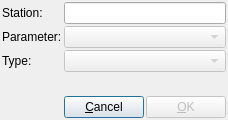
<?xml version="1.0" encoding="UTF-8"?>
<ui version="4.0">
 <class>TimeSeriesAdd</class>
 <widget class="QDialog" name="TimeSeriesAdd">
  <property name="geometry">
   <rect>
    <x>0</x>
    <y>0</y>
    <width>228</width>
    <height>120</height>
   </rect>
  </property>
  <property name="windowTitle">
   <string>Add Line</string>
  </property>
  <layout class="QVBoxLayout" name="verticalLayout">
   <property name="spacing">
    <number>2</number>
   </property>
   <property name="margin">
    <number>2</number>
   </property>
   <item>
    <layout class="QFormLayout" name="formLayout">
     <property name="fieldGrowthPolicy">
      <enum>QFormLayout::AllNonFixedFieldsGrow</enum>
     </property>
     <property name="horizontalSpacing">
      <number>2</number>
     </property>
     <property name="verticalSpacing">
      <number>2</number>
     </property>
     <item row="0" column="0">
      <widget class="QLabel" name="labelStation">
       <property name="text">
        <string>Station:</string>
       </property>
      </widget>
     </item>
     <item row="0" column="1">
      <widget class="QLineEdit" name="textStation"/>
     </item>
     <item row="3" column="0">
      <widget class="QLabel" name="labelParam">
       <property name="text">
        <string>Parameter:</string>
       </property>
      </widget>
     </item>
     <item row="3" column="1">
      <widget class="QComboBox" name="comboParam">
       <property name="enabled">
        <bool>false</bool>
       </property>
      </widget>
     </item>
     <item row="4" column="0">
      <widget class="QLabel" name="labelType">
       <property name="text">
        <string>Type:</string>
       </property>
      </widget>
     </item>
     <item row="4" column="1">
      <widget class="QComboBox" name="comboType">
       <property name="enabled">
        <bool>false</bool>
       </property>
      </widget>
     </item>
    </layout>
   </item>
   <item>
    <layout class="QHBoxLayout" name="horizontalLayout_3">
     <item>
      <spacer name="horizontalSpacer">
       <property name="orientation">
        <enum>Qt::Horizontal</enum>
       </property>
       <property name="sizeHint" stdset="0">
        <size>
         <width>40</width>
         <height>20</height>
        </size>
       </property>
      </spacer>
     </item>
     <item>
      <widget class="QPushButton" name="buttonCancel">
       <property name="text">
        <string>&amp;Cancel</string>
       </property>
      </widget>
     </item>
     <item>
      <widget class="QPushButton" name="buttonOk">
       <property name="enabled">
        <bool>false</bool>
       </property>
       <property name="text">
        <string>&amp;OK</string>
       </property>
      </widget>
     </item>
    </layout>
   </item>
  </layout>
 </widget>
 <resources/>
 <connections>
  <connection>
   <sender>buttonCancel</sender>
   <signal>clicked()</signal>
   <receiver>TimeSeriesAdd</receiver>
   <slot>reject()</slot>
   <hints>
    <hint type="sourcelabel">
     <x>70</x>
     <y>257</y>
    </hint>
    <hint type="destinationlabel">
     <x>20</x>
     <y>250</y>
    </hint>
   </hints>
  </connection>
  <connection>
   <sender>buttonOk</sender>
   <signal>clicked()</signal>
   <receiver>TimeSeriesAdd</receiver>
   <slot>accept()</slot>
   <hints>
    <hint type="sourcelabel">
     <x>160</x>
     <y>256</y>
    </hint>
    <hint type="destinationlabel">
     <x>38</x>
     <y>260</y>
    </hint>
   </hints>
  </connection>
  <connection>
   <sender>textStation</sender>
   <signal>editingFinished()</signal>
   <receiver>TimeSeriesAdd</receiver>
   <slot>onStationEdited()</slot>
   <hints>
    <hint type="sourcelabel">
     <x>106</x>
     <y>23</y>
    </hint>
    <hint type="destinationlabel">
     <x>26</x>
     <y>39</y>
    </hint>
   </hints>
  </connection>
  <connection>
   <sender>comboParam</sender>
   <signal>currentIndexChanged(int)</signal>
   <receiver>TimeSeriesAdd</receiver>
   <slot>onParameterSelected(int)</slot>
   <hints>
    <hint type="sourcelabel">
     <x>128</x>
     <y>172</y>
    </hint>
    <hint type="destinationlabel">
     <x>53</x>
     <y>150</y>
    </hint>
   </hints>
  </connection>
 </connections>
 <slots>
  <slot>onStationEdited()</slot>
  <slot>onParameterSelected(int)</slot>
 </slots>
</ui>
